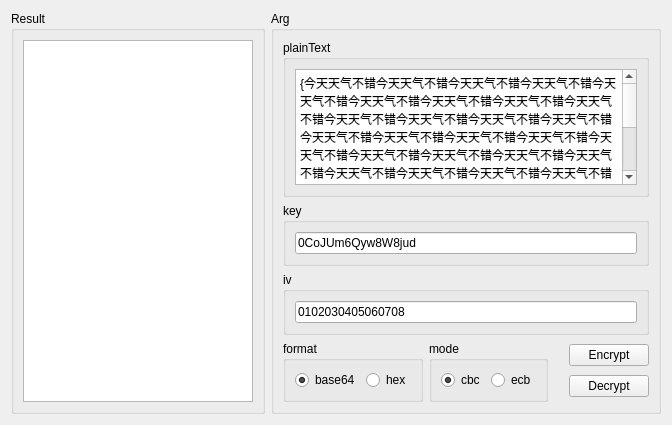
<?xml version="1.0" encoding="UTF-8"?>
<ui version="4.0">
 <class>TabAes</class>
 <widget class="QWidget" name="TabAes">
  <property name="geometry">
   <rect>
    <x>0</x>
    <y>0</y>
    <width>672</width>
    <height>425</height>
   </rect>
  </property>
  <property name="windowTitle">
   <string>Form</string>
  </property>
  <layout class="QHBoxLayout" name="horizontalLayout">
   <item>
    <widget class="QGroupBox" name="groupBox_8">
     <property name="title">
      <string>Result</string>
     </property>
     <layout class="QHBoxLayout" name="horizontalLayout_6">
      <item>
       <widget class="QTextEdit" name="textEdit_ret"/>
      </item>
     </layout>
    </widget>
   </item>
   <item>
    <widget class="QGroupBox" name="groupBox_7">
     <property name="title">
      <string>Arg</string>
     </property>
     <layout class="QVBoxLayout" name="verticalLayout_10">
      <item>
       <widget class="QGroupBox" name="groupBox_4">
        <property name="title">
         <string>plainText</string>
        </property>
        <layout class="QVBoxLayout" name="verticalLayout_7">
         <item>
          <widget class="QTextEdit" name="textEdit_arg">
           <property name="html">
            <string>&lt;!DOCTYPE HTML PUBLIC &quot;-//W3C//DTD HTML 4.0//EN&quot; &quot;http://www.w3.org/TR/REC-html40/strict.dtd&quot;&gt;
&lt;html&gt;&lt;head&gt;&lt;meta name=&quot;qrichtext&quot; content=&quot;1&quot; /&gt;&lt;meta charset=&quot;utf-8&quot; /&gt;&lt;style type=&quot;text/css&quot;&gt;
p, li { white-space: pre-wrap; }
hr { height: 1px; border-width: 0; }
li.unchecked::marker { content: &quot;\2610&quot;; }
li.checked::marker { content: &quot;\2612&quot;; }
&lt;/style&gt;&lt;/head&gt;&lt;body style=&quot; font-family:'Microsoft YaHei UI'; font-size:9pt; font-weight:400; font-style:normal;&quot;&gt;
&lt;p style=&quot; margin-top:0px; margin-bottom:0px; margin-left:0px; margin-right:0px; -qt-block-indent:0; text-indent:0px;&quot;&gt;{今天天气不错今天天气不错今天天气不错今天天气不错今天天气不错今天天气不错今天天气不错今天天气不错今天天气不错今天天气不错今天天气不错今天天气不错今天天气不错今天天气不错今天天气不错今天天气不错今天天气不错今天天气不错今天天气不错今天天气不错今天天气不错今天天气不错今天天气不错今天天气不错今天天气不错今天天气不错今天天气不错今天天气不错今天天气不错今天天气不错今天天气不错今天天气不错今天天气不错今天天气不错今天天气不错今天天气不错今天天气不错今天天气不错今天天气不错今天天气不错今天天气不错今天天气不错今天天气不错今天天气不错今天天气不错今天天气不错今天天气不错今天天气不错今天天气不错今天天气不错}&lt;/p&gt;&lt;/body&gt;&lt;/html&gt;</string>
           </property>
          </widget>
         </item>
        </layout>
       </widget>
      </item>
      <item>
       <widget class="QGroupBox" name="groupBox_5">
        <property name="title">
         <string>key</string>
        </property>
        <layout class="QVBoxLayout" name="verticalLayout_8">
         <item>
          <widget class="QLineEdit" name="lineEdit_key">
           <property name="text">
            <string>0CoJUm6Qyw8W8jud</string>
           </property>
          </widget>
         </item>
        </layout>
       </widget>
      </item>
      <item>
       <widget class="QGroupBox" name="groupBox_6">
        <property name="title">
         <string>iv</string>
        </property>
        <layout class="QVBoxLayout" name="verticalLayout_9">
         <item>
          <widget class="QLineEdit" name="lineEdit_iv">
           <property name="text">
            <string>0102030405060708</string>
           </property>
          </widget>
         </item>
        </layout>
       </widget>
      </item>
      <item>
       <layout class="QHBoxLayout" name="horizontalLayout_11">
        <item>
         <widget class="QGroupBox" name="groupBox_9">
          <property name="title">
           <string>format</string>
          </property>
          <layout class="QHBoxLayout" name="horizontalLayout_4">
           <item>
            <widget class="QRadioButton" name="radioButton_base64">
             <property name="text">
              <string>base64</string>
             </property>
             <property name="checked">
              <bool>true</bool>
             </property>
            </widget>
           </item>
           <item>
            <widget class="QRadioButton" name="radioButton_hex">
             <property name="text">
              <string>hex</string>
             </property>
            </widget>
           </item>
          </layout>
         </widget>
        </item>
        <item>
         <widget class="QGroupBox" name="groupBox_10">
          <property name="title">
           <string>mode</string>
          </property>
          <layout class="QHBoxLayout" name="horizontalLayout_10">
           <item>
            <widget class="QRadioButton" name="radioButton_cbc">
             <property name="text">
              <string>cbc</string>
             </property>
             <property name="checked">
              <bool>true</bool>
             </property>
            </widget>
           </item>
           <item>
            <widget class="QRadioButton" name="radioButton_ecb">
             <property name="text">
              <string>ecb</string>
             </property>
             <property name="checked">
              <bool>false</bool>
             </property>
            </widget>
           </item>
          </layout>
         </widget>
        </item>
        <item>
         <spacer name="horizontalSpacer_3">
          <property name="orientation">
           <enum>Qt::Horizontal</enum>
          </property>
          <property name="sizeHint" stdset="0">
           <size>
            <width>40</width>
            <height>20</height>
           </size>
          </property>
         </spacer>
        </item>
        <item>
         <layout class="QVBoxLayout" name="verticalLayout_5">
          <item>
           <widget class="QPushButton" name="pushButton_encrypt">
            <property name="text">
             <string>Encrypt</string>
            </property>
           </widget>
          </item>
          <item>
           <widget class="QPushButton" name="pushButton_decrypt">
            <property name="text">
             <string>Decrypt</string>
            </property>
           </widget>
          </item>
         </layout>
        </item>
       </layout>
      </item>
     </layout>
    </widget>
   </item>
  </layout>
 </widget>
 <resources/>
 <connections/>
</ui>
